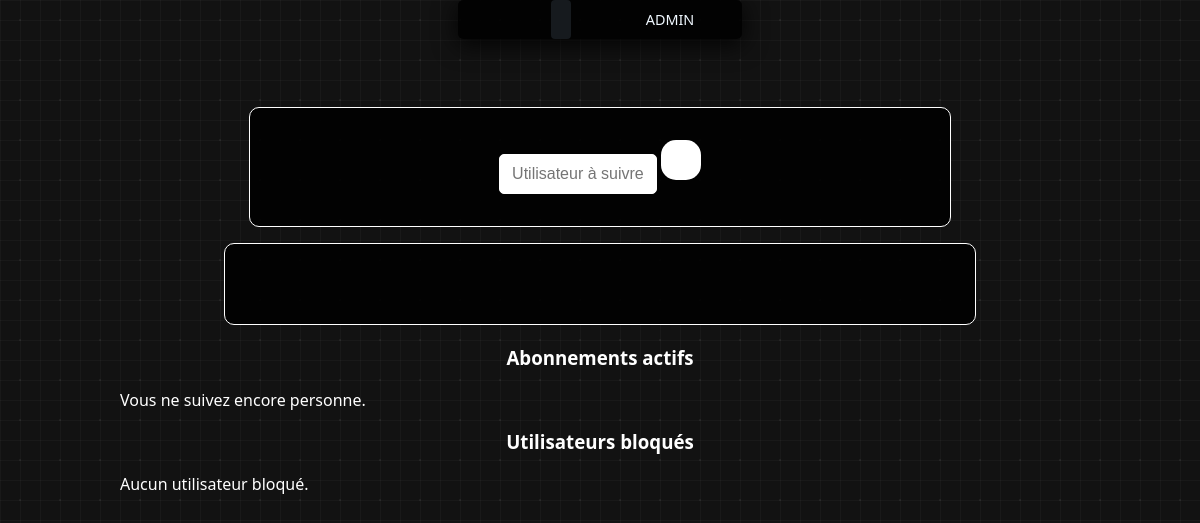
Page /abonnements/ (signed in) on the earlier database version.
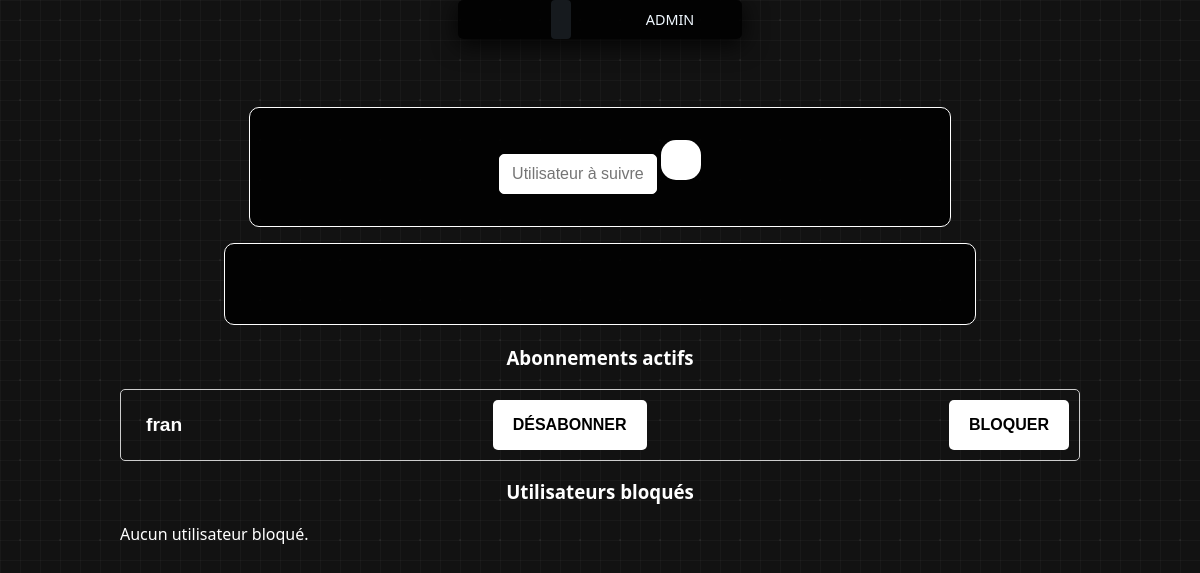
Same page on the later database version.
### reviews/models.py (models this page shows, shortened)
class UserFollows(models.Model):
    user = models.ForeignKey(
        settings.AUTH_USER_MODEL, related_name="following", on_delete=models.CASCADE
    )
    followed_user = models.ForeignKey(
        settings.AUTH_USER_MODEL, related_name="followers", on_delete=models.CASCADE
    )
    blocked = models.BooleanField(default=False)
    created_at = models.DateTimeField(auto_now_add=True)
    class Meta:
        constraints = [
            models.UniqueConstraint(
                fields=["user", "followed_user"], name="unique_follow_relation"
            )
        ]
        indexes = [
            models.Index(fields=["user"]),
            models.Index(fields=["followed_user"]),
        ]

### reviews/views.py (the view, shortened to what this page needs)
# urls.py: path("abonnements/", views.abonnements, name="abonnements"),
@login_required
def abonnements(request):
    form = FollowForm()
    User = get_user_model()
    following_active = UserFollows.objects.filter(
        user=request.user, blocked=False
    ).select_related("followed_user")
    following_blocked = UserFollows.objects.filter(
        user=request.user, blocked=True
    ).select_related("followed_user")
    context = {
        "form": form,
        "following_active": following_active,
        "following_blocked": following_blocked,
    }
    return render(request, "reviews/abonnements.html", context)

### reviews/forms.py
class FollowForm(forms.Form):
    username = forms.CharField(
        label="Nom d'utilisateur",
        max_length=150,
        widget=forms.TextInput(attrs={"placeholder": "Utilisateur à suivre"}),
    )

### reviews/templates/reviews/abonnements.html (shortened to what this page needs)
{% extends 'reviews/base.html' %}
{% load static %}
{% block extra_css %}
{% if debug %}
<link rel="stylesheet" href="{% static 'reviews/css/abonnements.css' %}?v={% now 'U' %}">
{% else %}
<link rel="stylesheet" href="{% static 'reviews/css/abonnements.css' %}">
{% endif %}
{% endblock %}
{% block content %}
<section class="abonnementsSection">
    <div class="abonnementsSearch">
        <div class="searchBar">
            <form method="post" class="followForm">
                {{ form.username }}
                <button type="submit" class="searchButton" title="Suivre">
                </button>
            </form>
        </div>
        <div class="searchResults">
        </div>
    </div>
    <div class="abonnementsCards">
        <h3>Abonnements actifs</h3>
        {% for rel in following_active %}
        <div class="abonnementsItem">
            <p>{{ rel.followed_user.username }}</p>
            <form method="post" class="inlineForm">
                <button type="submit" class="followButton" title="Désabonner">Désabonner</button>
            </form>
            <form method="post" class="inlineForm">
                <button type="submit" class="followButton danger" title="Bloquer">Bloquer</button>
            </form>
        </div>
        {% empty %}
        <p class="empty">Vous ne suivez encore personne.</p>
        {% endfor %}
    </div>
    <div class="abonnesCards">
        <h3>Utilisateurs bloqués</h3>
        {% for rel in following_blocked %}
        <div class="abonnesItem">
            <p>{{ rel.followed_user.username }}</p>
            <form method="post" class="inlineForm">
                {% csrf_token %}
                <input type="hidden" name="action" value="unblock">
                <input type="hidden" name="target_id" value="{{ rel.id }}">
                <button type="submit" class="followButton" title="Débloquer">Débloquer</button>
            </form>
            <form method="post" class="inlineForm">
                {% csrf_token %}
                <input type="hidden" name="action" value="unfollow">
                <input type="hidden" name="target_id" value="{{ rel.id }}">
                <button type="submit" class="followButton danger" title="Supprimer la relation">Supprimer</button>
            </form>
        </div>
        {% empty %}
        <p class="empty">Aucun utilisateur bloqué.</p>
        {% endfor %}
    </div>
</section>
{% endblock %}

Differences in the rows shown:
added UserFollows: followed_user.username "fran"
Other differences:
text no longer shown: "Vous ne suivez encore personne."
